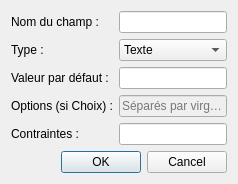
<?xml version="1.0" encoding="UTF-8"?>
<ui version="4.0">
 <class>CustomFieldFormDialog</class>
 <widget class="QDialog" name="CustomFieldFormDialog">
  <layout class="QVBoxLayout" name="verticalLayout">
   <item>
    <layout class="QFormLayout" name="formLayout">
     <item row="0" column="0"><widget class="QLabel" name="labelName"><property name="text"><string>Nom du champ :</string></property></widget></item>
     <item row="0" column="1"><widget class="QLineEdit" name="editName"/></item>
     <item row="1" column="0"><widget class="QLabel" name="labelType"><property name="text"><string>Type :</string></property></widget></item>
     <item row="1" column="1"><widget class="QComboBox" name="comboType">
      <item><property name="text"><string>Texte</string></property></item>
      <item><property name="text"><string>Numérique</string></property></item>
      <item><property name="text"><string>Date</string></property></item>
      <item><property name="text"><string>Choix</string></property></item>
      <item><property name="text"><string>Booléen</string></property></item>
     </widget></item>
     <item row="2" column="0"><widget class="QLabel" name="labelDefault"><property name="text"><string>Valeur par défaut :</string></property></widget></item>
     <item row="2" column="1"><widget class="QLineEdit" name="editDefault"/></item>
     <item row="3" column="0"><widget class="QLabel" name="labelOptions"><property name="text"><string>Options (si Choix) :</string></property></widget></item>
     <item row="3" column="1"><widget class="QLineEdit" name="editOptions"><property name="enabled"><bool>false</bool></property><property name="placeholderText"><string>Séparés par virgules</string></property></widget></item>
     <item row="4" column="0"><widget class="QLabel" name="labelConstraints"><property name="text"><string>Contraintes :</string></property></widget></item>
     <item row="4" column="1"><widget class="QLineEdit" name="editConstraints"/></item>
    </layout>
   </item>
   <item>
    <widget class="QDialogButtonBox" name="buttonBox">
     <property name="orientation"><enum>Qt::Horizontal</enum></property>
     <property name="standardButtons"><set>QDialogButtonBox::Cancel|QDialogButtonBox::Ok</set></property>
    </widget>
   </item>
  </layout>
 </widget>
 <resources/>
 <connections/>
</ui>
